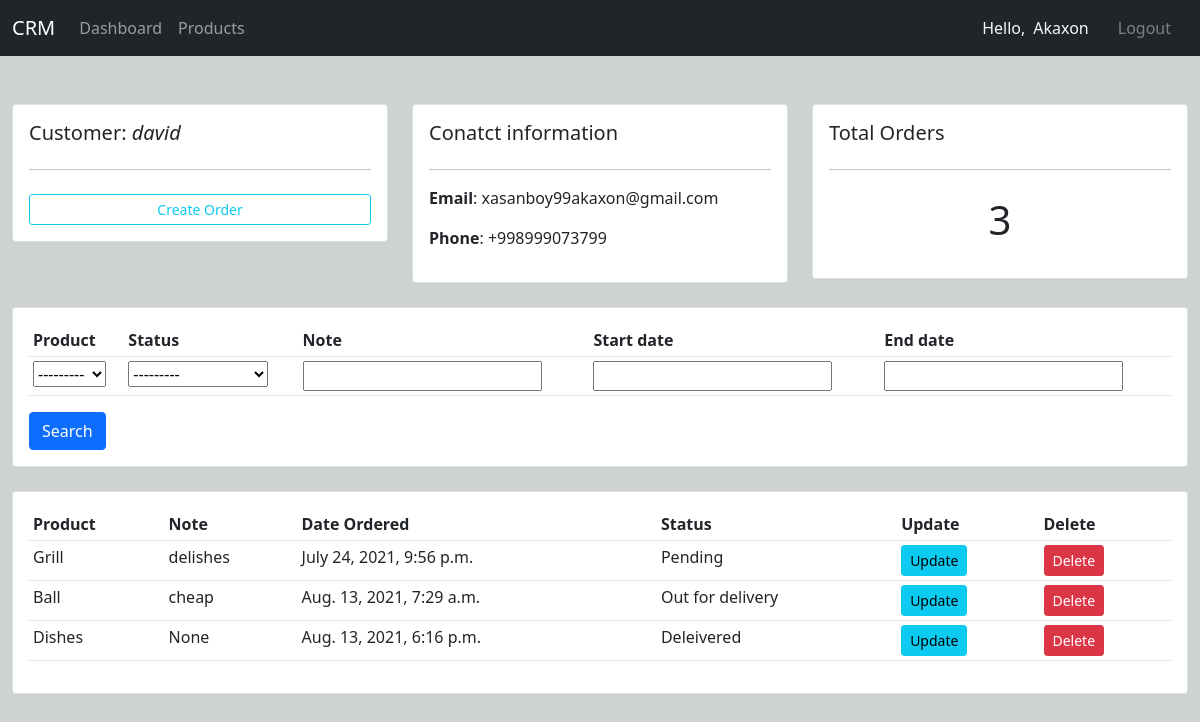
Page /customer/9/ (signed in) on the earlier database version.
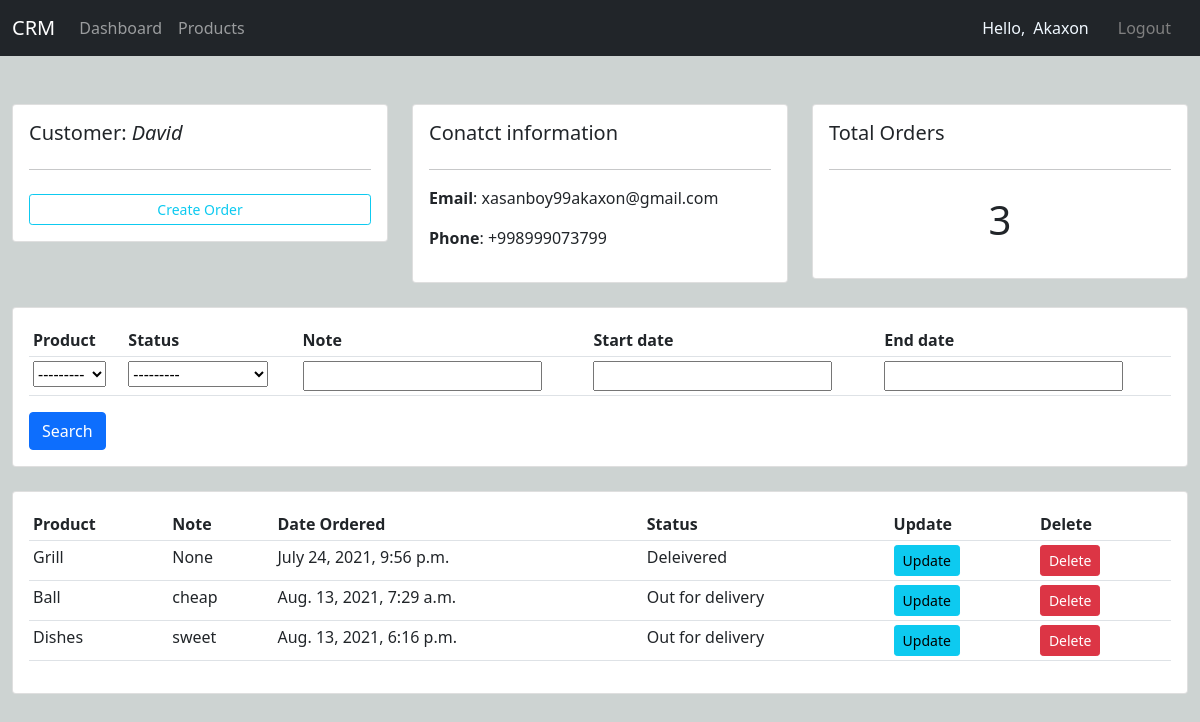
Same page on the later database version.
### accounts/models.py (models this page shows, shortened)
class Customer(models.Model):
    user = models.OneToOneField(
        User, null=True, blank=True, on_delete=models.CASCADE)
    name = models.CharField(max_length=200, null=True)
    phone = models.CharField(max_length=200, null=True, blank=True)
    email = models.CharField(max_length=200, null=True, blank=True)
    profile_pic = models.ImageField(
        default="profile.png", null=True, blank=True)
    date_created = models.DateTimeField(auto_now_add=True, null=True)

class Order(models.Model):
    STATUS = (
        ('Pending', 'Pending'),
        ('Out for delivery', 'Out for delivery'),
        ('Deleivered', 'Deleivered')
    )
    customer = models.ForeignKey(
        Customer, null=True, on_delete=models.SET_NULL)
    product = models.ForeignKey(Product, null=True, on_delete=models.SET_NULL)
    date_created = models.DateTimeField(auto_now_add=True, null=True)
    status = models.CharField(max_length=200, null=True, choices=STATUS)
    note = models.CharField(max_length=200, null=True, blank=True)

class Product(models.Model):
    CATEGORY = (
        ('Indoor', 'Indoor'),
        ('Outdoor', 'Outdoor')
    )
    name = models.CharField(max_length=200, null=True)
    price = models.FloatField(null=True)
    category = models.CharField(max_length=200, null=True, choices=CATEGORY)
    description = models.TextField(null=True, blank=True)
    date_created = models.DateTimeField(auto_now_add=True, null=True)
    tag = models.ManyToManyField(Tag)
    def __str__(self):
        return self.name

### accounts/decorators.py (the view)
        def wrapper_func(request, *args, **kwargs):
            group = None
            if request.user.groups.exists():
                group = request.user.groups.all()[0].name
            if group in allowed_roles:
                return view_func(request, *args, **kwargs)
            else:
                return HttpResponse('You are not authorized to view this page')

### accounts/views.py (called while the page is built)
@login_required(login_url='login')
@allowed_users(allowed_roles=['admin'])
def customer(request, pk_test):
    customer = Customer.objects.get(id=pk_test)
    orders = customer.order_set.all()
    orders_count = orders.count()
    myFilter = OrderFilter(request.GET, queryset=orders)
    orders = myFilter.qs
    context = {'customer': customer, 'orders': orders,
               'orders_count': orders_count, 'myFilter': myFilter}
    return render(request, 'accounts/customer.html', context)

### accounts/templates/accounts/customer.html (shortened to what this page needs)
{% extends 'accounts/main.html' %}
{% block content %}
<br>
<div class="row">
  <div class="col-md">
    <div class="card card-body">
      <h5>Customer: <i>{{customer.name}}</i> </h5>
      <hr>
      <a href="{% url 'create_order' customer.id %}" class="btn btn-outline-info btn-sm btn-block mt-2">Create Order</a>
    </div>
  </div>
  <div class="col-md">
    <div class="card card-body">
      <h5>Conatct information</h5>
      <hr>
      <p><b>Email</b>: {{customer.email}}</p>
      <p><b>Phone</b>: {{customer.phone}}</p>
    </div>
  </div>
  <div class="col-md">
    <div class="card card-body">
      <h5>Total Orders</h5>
      <hr>
      <h1 style="text-align: center; padding: 10px; ">{{orders_count}}</h1>
    </div>
  </div>
</div>
<br>
<div class="row">
  <div class="col">
    <div class="card card-body">
      <form action="" method="get">
        <table class="table table-sm">
          <tr>
            <th>Product</th>
            <th>Status</th>
            <th>Note</th>
            <th>Start date</th>
            <th>End date</th>
          </tr>
          <tr>
            {% for filter in myFilter.form  %}
            <td>{{filter}}</td>
            {% endfor %}
          </tr>
        </table>
        <button type="submit" class="btn btn-primary">Search</button>
      </form>
    </div>
  </div>
</div>
<br>
<div class="row">
  <div class="col-md">
    <div class="card card-body">
      <table class="table table-sm">
        <tr>
          <th>Product</th>
          <th>Note</th>
          <th>Date Ordered</th>
          <th>Status</th>
          <th>Update</th>
          <th>Delete</th>
        </tr>
        {% for order in orders %}
        <tr>
          <td>{{order.product}}</td>
          <td>{{order.note}}</td>
          <td>{{order.date_created}}</td>
          <td>{{order.status}}</td>
          <td><a href="{% url 'update_order' order.id %}" class="btn btn-info btn-sm">Update</a></td>
          <td><a href="{% url 'delete_order' order.id %}" class="btn btn-danger btn-sm">Delete</a></td>
        </tr>
        {% endfor %}
      </table>
    </div>
  </div>
</div>
{% endblock content %}

Differences in the rows shown:
changed Customer "xasanboy99akaxon@gmail.com": name "david" → "David"
changed Order "Grill": note "delishes" → "None"; status "Pending" → "Deleivered"
changed Order "Dishes": note "None" → "sweet"; status "Deleivered" → "Out for delivery"
